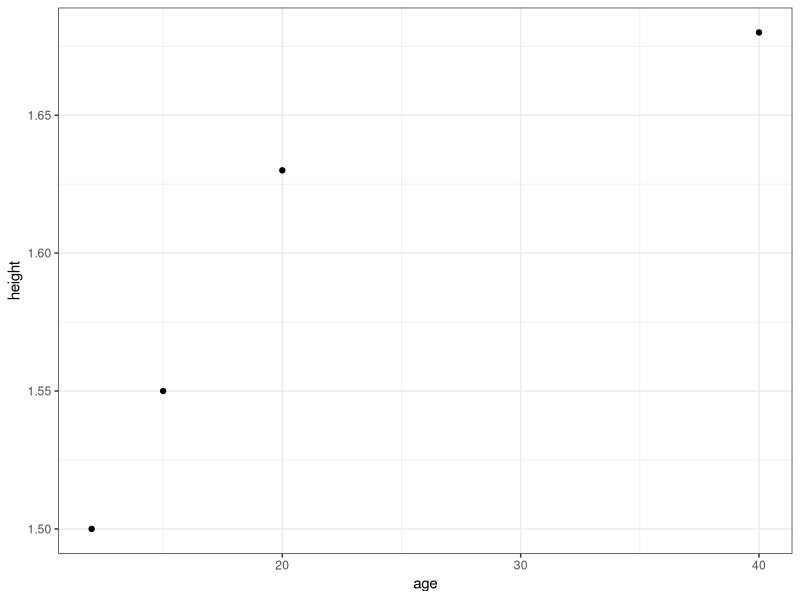

Generate this figure with R:
## ---- chunk 1
library(tidyverse)

height <- c(1.50, 1.55, 1.63, 1.68)
age <- c(12, 15, 20, 40)

df <- data.frame(height, age)

df %>% 
  ggplot(aes(x = age, y = height)) +
  geom_point() +
  theme_bw()


